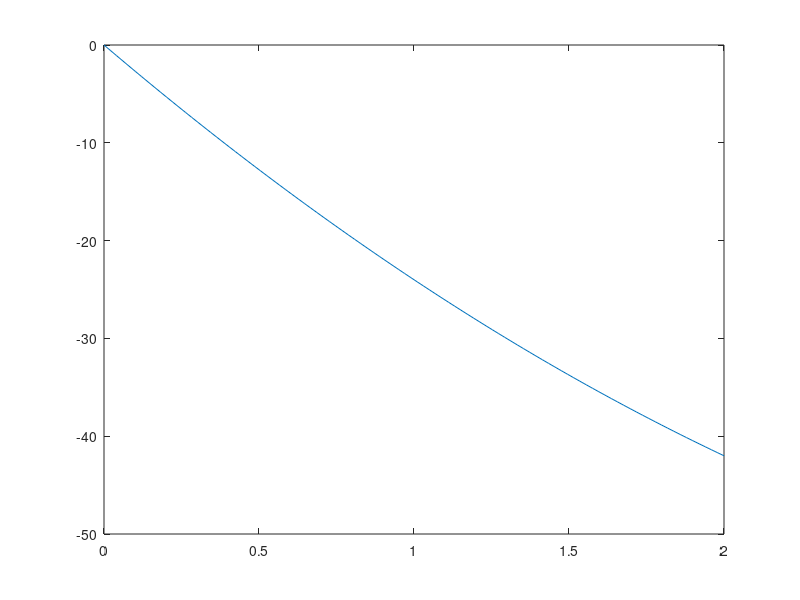

Recreate this plot in MATLAB. (Note: this script raises an error after producing the figure.)
clc
clear all
% f=@(x) x.*(x-2);
f=@(x) 3*x.*(x-9);
L=0;
R=2;
n=4;
t=linspace(L,R,100); %inbetween [0,2] how many points we want to plot
plot(t,f(t));
%generate the fibonacci series
fib=ones(1,n);% in matlab we start with index 1 so no F0
for i=3:n+1
    fib(i)=fib(i-1)+fib(i-2);
end
%construct table
for k=1:n
    ratio=fib(n+1-k)./fib(n+2-k);
    x2=L+ratio.*(R-L);
    x1=L+R-x2;
    fx1=f(x1);
    fx2=f(x2);
    rsl(k,:)=[L R x1 x2 fx1 fx2]; %for printing purpose
    if fx1<fx2
        R=x2;
    elseif fx1>fx2
        L=x1;
    elseif fx1==fx2
        if min(abs(x1),abs(L))==abs(L)
            R=x2;
        else
            L=x1;
        end
    end
end
var={'L','R','x1','x2','f(x1)','f(x2)'};
Rsl=array2table(rsl,'VariableNames',var)
xopt=(L+R)/2
fopt=f(xopt);
fprintf('Optimal value at x=%f is %f \n',xopt,fopt)